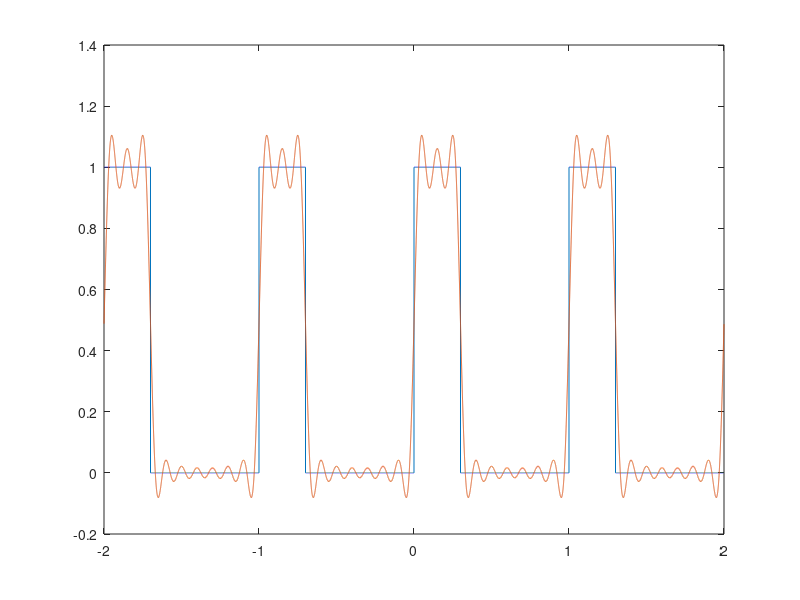

Source code (MATLAB):
%% Nettoyage
close all;
clear all;
clc;
%% Paramètres de la simulation
T0=1;               % Période du signal
alpha=0.3;          % Rapport cyclique
f0=1/T0;            % Fréquence du signal
w0=2*pi*f0;         % Pulsation du signal
M=10;               % Nombre d'harmoniques à utiliser
%% Base de temps
fe=10e3;
Te=1/fe;
t=-2:Te:2-Te;
%% Signal de référence
x=zeros(1,length(t)/4);
x(1:alpha*length(t)/4)=1;
x=[x,x,x,x];        % Le signal sur l'intervalle désiré est composé de répétitions du motif de base
%% Décomposition de Fourier
xm=zeros(1,length(t));
xm=xm+alpha;
for n=1:M
    xm=xm+(sin(2*n*alpha*pi)*cos(n*w0*t)+(1-cos(2*n*alpha*pi))*sin(n*w0*t))/(n*pi);
end;
%% Puissance sur le spectre
p=alpha^2;
for n=1:M
    p=p+0.5*(((sin(2*n*alpha*pi))/(n*pi))^2+(((1-cos(2*n*alpha*pi)))/(n*pi))^2);
end;
disp(p);
%% Tracé
figure;
plot(t,x);
hold all;
plot(t,xm);